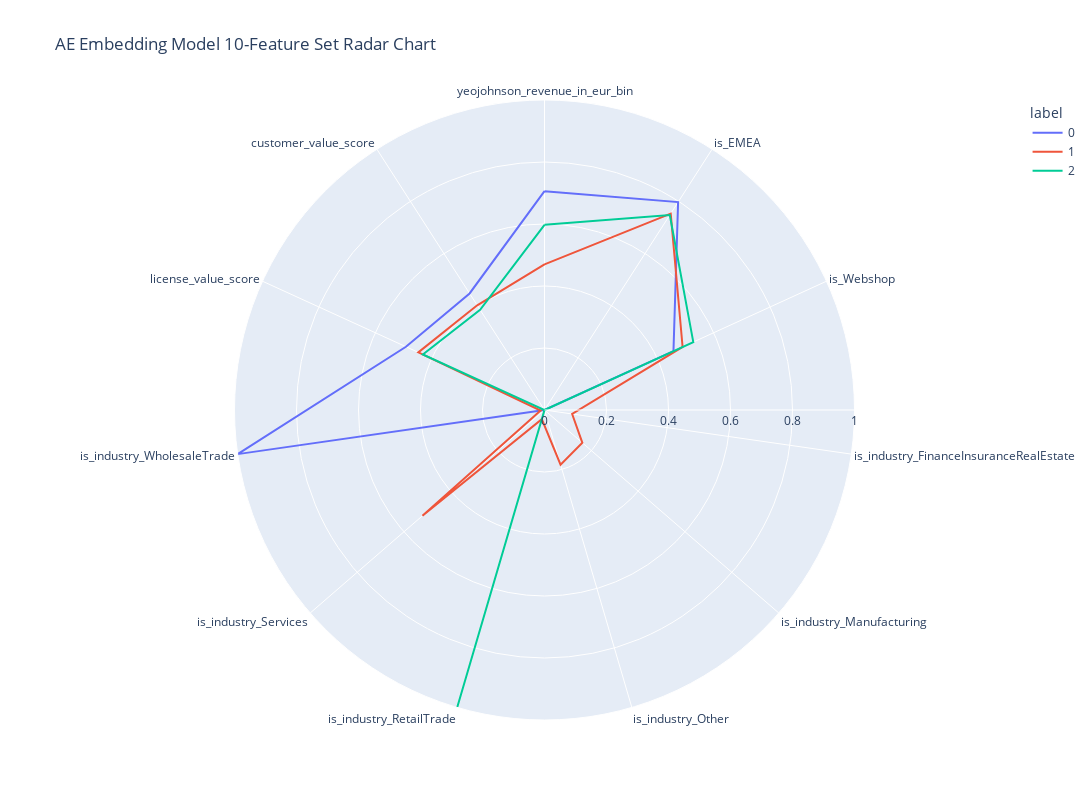

This figure's notebook cell:
### Code cell
clusters=pd.DataFrame(features, columns=features_df.columns)
clusters['label']=kmeans.labels_
polar=clusters.groupby("label").mean().reset_index()
polar=pd.melt(polar,id_vars=["label"])
fig = px.line_polar(polar, r="value", theta="variable", color="label", 
                    line_close=True,
                    height=800,
                    width=1200, 
                    title="AE Embedding Model 10-Feature Set Radar Chart")
fig.show()

### Figure 1 — Plotly figure (JSON) as saved in the notebook; plotly's stock layout.template omitted (floating-point values rounded to 4 significant figures)
{"data": [{"hovertemplate": "label=0<br>value=%{r}<br>variable=%{theta}<extra></extra>", "legendgroup": "0", "line": {"color": "#636efa", "dash": "solid"}, "marker": {"symbol": "circle"}, "mode": "lines", "name": "0", "r": [0.7058, 0.7972, 0.4574, 0, 0, 0, 0, 0, 1, 0.4914, 0.4469, 0.7058], "showlegend": true, "subplot": "polar", "theta": ["yeojohnson_revenue_in_eur_bin", "is_EMEA", "is_Webshop", "is_industry_FinanceInsuranceRealEstate", "is_industry_Manufacturing", "is_industry_Other", "is_industry_RetailTrade", "is_industry_Services", "is_industry_WholesaleTrade", "license_value_score", "customer_value_score", "yeojohnson_revenue_in_eur_bin"], "type": "scatterpolar"}, {"hovertemplate": "label=1<br>value=%{r}<br>variable=%{theta}<extra></extra>", "legendgroup": "1", "line": {"color": "#EF553B", "dash": "solid"}, "marker": {"symbol": "circle"}, "mode": "lines", "name": "1", "r": [0.4699, 0.7531, 0.4897, 0.09015, 0.1616, 0.1837, 0.03086, 0.521, 0.01266, 0.4475, 0.4014, 0.4699], "showlegend": true, "subplot": "polar", "theta": ["yeojohnson_revenue_in_eur_bin", "is_EMEA", "is_Webshop", "is_industry_FinanceInsuranceRealEstate", "is_industry_Manufacturing", "is_industry_Other", "is_industry_RetailTrade", "is_industry_Services", "is_industry_WholesaleTrade", "license_value_score", "customer_value_score", "yeojohnson_revenue_in_eur_bin"], "type": "scatterpolar"}, {"hovertemplate": "label=2<br>value=%{r}<br>variable=%{theta}<extra></extra>", "legendgroup": "2", "line": {"color": "#00cc96", "dash": "solid"}, "marker": {"symbol": "circle"}, "mode": "lines", "name": "2", "r": [0.5975, 0.7476, 0.5277, 0, 0, 0, 1, 0, 0, 0.4315, 0.3842, 0.5975], "showlegend": true, "subplot": "polar", "theta": ["yeojohnson_revenue_in_eur_bin", "is_EMEA", "is_Webshop", "is_industry_FinanceInsuranceRealEstate", "is_industry_Manufacturing", "is_industry_Other", "is_industry_RetailTrade", "is_industry_Services", "is_industry_WholesaleTrade", "license_value_score", "customer_value_score", "yeojohnson_revenue_in_eur_bin"], "type": "scatterpolar"}], "layout": {"height": 800, "legend": {"title": {"text": "label"}, "tracegroupgap": 0}, "polar": {"angularaxis": {"direction": "clockwise", "rotation": 90}, "domain": {"x": [0, 1], "y": [0, 1]}}, "title": {"text": "AE Embedding Model 10-Feature Set Radar Chart"}, "width": 1200}}
